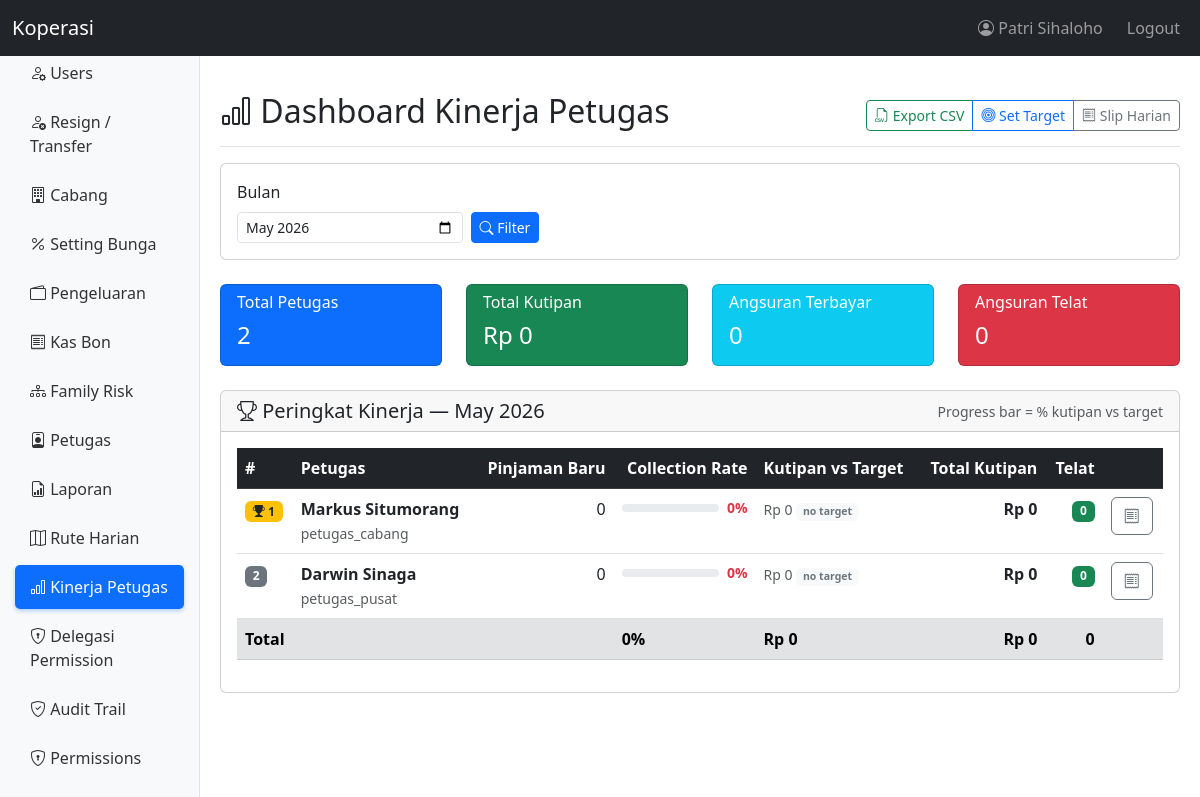
Page /pages/kinerja/index.php (signed in) on the committed database.
### tables this page shows
CREATE TABLE `users` (
  `id` int(11) NOT NULL AUTO_INCREMENT,
  `username` varchar(50) NOT NULL,
  `password` varchar(255) NOT NULL,
  `nama` varchar(100) NOT NULL,
  `ktp` varchar(16) DEFAULT NULL COMMENT 'NIK KTP - identitas global via db_orang',
  `email` varchar(100) DEFAULT NULL,
  `telp` varchar(20) DEFAULT NULL,
  `role` varchar(50) NOT NULL DEFAULT 'teller',
  `owner_bos_id` int(10) unsigned DEFAULT NULL,
  `cabang_id` int(11) DEFAULT NULL,
  `derived_permissions` longtext DEFAULT NULL CHECK (json_valid(`derived_permissions`)),
  `status` enum('aktif','nonaktif') NOT NULL DEFAULT 'aktif',
  `created_at` timestamp NOT NULL DEFAULT current_timestamp(),
  `updated_at` timestamp NOT NULL DEFAULT current_timestamp() ON UPDATE current_timestamp(),
  `limit_kasbon` decimal(12,0) DEFAULT 0,
  `gaji` decimal(12,0) DEFAULT 0,
  `tanggal_lahir` date DEFAULT NULL,
  `tanggal_masuk` date DEFAULT NULL,
  `db_orang_person_id` int(11) DEFAULT NULL,
  `totp_secret` varchar(64) DEFAULT NULL,
  `totp_enabled` tinyint(1) DEFAULT 0,
  `totp_verified_at` timestamp NULL DEFAULT NULL,
  `phone_2fa` varchar(20) DEFAULT NULL,
  PRIMARY KEY (`id`),
  UNIQUE KEY `username` (`username`),
  KEY `idx_owner_bos_id` (`owner_bos_id`),
  KEY `idx_db_orang_person` (`db_orang_person_id`),
  KEY `idx_users_ktp` (`ktp`),
  KEY `idx_users_cabang` (`cabang_id`),
  KEY `idx_users_owner_bos` (`owner_bos_id`),
  KEY `idx_users_role_status` (`role`,`status`),
  KEY `idx_users_id` (`id`),
  CONSTRAINT `fk_users_cabang` FOREIGN KEY (`cabang_id`) REFERENCES `cabang` (`id`) ON DELETE SET NULL ON UPDATE CASCADE,
  CONSTRAINT `fk_users_db_orang_person` FOREIGN KEY (`db_orang_person_id`) REFERENCES `db_orang`.`people` (`id`) ON DELETE SET NULL ON UPDATE CASCADE
);

### pages/kinerja/index.php (the view, shortened to what the rows shown need)
<?php
require_once __DIR__ . '/../../config/path.php';
require_once BASE_PATH . '/includes/functions.php';
require_once BASE_PATH . '/includes/business_logic.php';
$bulan = $_GET['bulan'] ?? date('Y-m');
$bulan_start = $bulan . '-01';
$bulan_end = date('Y-m-t', strtotime($bulan_start));
$params = [$bulan_start, $bulan_end, $bulan_start, $bulan_end, $bulan_start, $bulan_end, $bulan_start, $bulan_end];
$kinerja = query("
    SELECT
        u.id, u.nama, u.role,
        (SELECT COUNT(*) FROM pinjaman p2 WHERE p2.petugas_id = u.id AND p2.created_at BETWEEN ? AND ?) as total_pinjaman_baru,
        (SELECT COALESCE(SUM(a2.total_bayar), 0) FROM angsuran a2 JOIN pinjaman p3 ON a2.pinjaman_id = p3.id WHERE p3.petugas_id = u.id AND a2.tanggal_bayar BETWEEN ? AND ? AND a2.status = 'lunas') as total_kutipan,
        (SELECT COUNT(*) FROM angsuran a3 JOIN pinjaman p4 ON a3.pinjaman_id = p4.id WHERE p4.petugas_id = u.id AND a3.tanggal_bayar BETWEEN ? AND ? AND a3.status = 'lunas') as total_angsuran_terbayar,
        (SELECT COUNT(*) FROM angsuran a4 JOIN pinjaman p5 ON a4.pinjaman_id = p5.id WHERE p5.petugas_id = u.id AND a4.status = 'telat' AND a4.jatuh_tempo BETWEEN ? AND ?) as total_telat
    FROM users u
    WHERE u.role IN ('petugas_cabang','petugas_pusat') AND u.status = 'aktif'
    ORDER BY total_kutipan DESC
", $params);
?>
<!DOCTYPE html>
<html lang="id">
<head>
    <link href="https://cdn.jsdelivr.net/npm/bootstrap@5.3.0/dist/css/bootstrap.min.css" rel="stylesheet">
    <link href="https://cdn.jsdelivr.net/npm/bootstrap-icons@1.10.0/font/bootstrap-icons.css" rel="stylesheet">
</head>
<body>
    <div class="main-container">
        <?php require_once BASE_PATH . '/includes/sidebar.php'; ?>
        <main class="content-area">
                <div class="d-flex justify-content-between flex-wrap flex-md-nowrap align-items-center pt-3 pb-2 mb-3 border-bottom">
                    <h1 class="h2"><i class="bi bi-bar-chart"></i> Dashboard Kinerja Petugas</h1>
                </div>
                <div class="card">
                    <div class="card-body">
                        <?php if (empty($kinerja)): ?>
                            <div class="alert alert-info"><i class="bi bi-info-circle"></i> Tidak ada data petugas</div>
                        <?php else: ?>
                        <div class="table-responsive">
                            <table class="table table-hover">
                                <thead class="table-dark">
                                    <tr>
                                        <th>#</th>
                                        <th>Petugas</th>
                                        <th class="text-end">Pinjaman Baru</th>
                                        <th class="text-end">Collection Rate</th>
                                        <th>Kutipan vs Target</th>
                                        <th class="text-end">Total Kutipan</th>
                                        <th class="text-end">Telat</th>
                                        <th></th>
                                    </tr>
                                </thead>
                                <tbody>
                                    <?php $rank = 1; foreach ($kinerja as $k):
                                        $target_data = getRealisasiVsTarget((int)$k['id'], $bulan);
                                        $pct_kutipan = $target_data['pct_kutipan'];
                                        $target_kutipan = $target_data['target_kutipan'];
                                        $rate = $k['collection_rate'];
                                        $bar_color = $rate >= 90 ? 'success' : ($rate >= 70 ? 'warning' : 'danger');
                                        $bar_kutipan_color = $pct_kutipan >= 100 ? 'success' : ($pct_kutipan >= 70 ? 'warning' : 'danger');
                                    ?>
                                    <tr>
                                        <td>
                                            <?php if ($rank === 1): ?><span class="badge bg-warning text-dark"><i class="bi bi-trophy-fill"></i> 1</span>
                                            <?php elseif ($rank === 2): ?><span class="badge bg-secondary">2</span>
                                            <?php elseif ($rank === 3): ?><span class="badge bg-danger">3</span>
                                            <?php else: ?><?php echo $rank; ?><?php endif; ?>
                                        </td>
                                        <td>
                                            <strong><?php echo htmlspecialchars($k['nama']); ?></strong>
                                            <br><small class="text-muted"><?php echo $k['role']; ?></small>
                                        </td>
                                        <td class="text-end"><?php echo $k['total_pinjaman_baru']; ?></td>
                                        <td>
                                            <div class="d-flex align-items-center gap-2">
                                                <div class="flex-grow-1"><div class="progress perf-bar"><div class="progress-bar bg-<?= $bar_color ?>" style="width:<?= min($rate,100) ?>%"></div></div></div>
                                                <small class="fw-bold text-<?= $bar_color ?>"><?= $rate ?>%</small>
                                            </div>
                                        </td>
                                        <td>
                                            <?php if ($target_kutipan > 0): ?>
                                            <div class="d-flex align-items-center gap-1">
                                                <div class="flex-grow-1"><div class="progress perf-bar"><div class="progress-bar bg-<?= $bar_kutipan_color ?>" style="width:<?= min($pct_kutipan,100) ?>%"></div></div></div>
                                                <small class="text-<?= $bar_kutipan_color ?>"><?= $pct_kutipan ?>%</small>
                                            </div>
                                            <small class="text-muted d-block"><?= formatRupiah($k['total_kutipan']) ?> / <?= formatRupiah($target_kutipan) ?></small>
                                            <?php else: ?>
                                            <small class="text-muted"><?= formatRupiah($k['total_kutipan']) ?> <span class="badge bg-light text-secondary">no target</span></small>
                                            <?php endif; ?>
                                        </td>
                                        <td class="text-end"><strong><?php echo formatRupiah($k['total_kutipan']); ?></strong></td>
                                        <td class="text-end">
                                            <?php if ($k['total_telat'] > 0): ?><span class="badge bg-danger"><?= $k['total_telat'] ?></span>
                                            <?php else: ?><span class="badge bg-success">0</span><?php endif; ?>
                                        </td>
                                        <td>
                                            <a href="../petugas/slip_harian.php?petugas_id=<?= $k['id'] ?>&tanggal=<?= date('Y-m-d') ?>" class="btn btn-xs btn-outline-secondary" title="Slip Harian"><i class="bi bi-receipt"></i></a>
                                        </td>
                                    </tr>
                                    <?php $rank++; endforeach; ?>
                                </tbody>
                            </table>
                        </div>
                        <?php endif; ?>
                    </div>
                </div>
            </main>
        </div>
</body>
</html>

### includes/sidebar.php (shortened to what the rows shown need)
<?php
$user = getCurrentUser();
?>
<nav class="navbar navbar-expand-lg navbar-dark bg-dark">
    <div class="container-fluid">
        <div class="navbar-nav ms-auto">
            <span class="navbar-text me-3">
                <i class="bi bi-person-circle"></i> <?php echo htmlspecialchars($user['nama']); ?>
            </span>
            <a class="nav-link" href="<?php echo baseUrl('logout.php'); ?>">Logout</a>
        </div>
    </div>
</nav>

### rows in the picture
users: nama "Patri Sihaloho"
users: shows "1", nama "Markus Situmorang", role "petugas_cabang", total_pinjaman_baru "0", rate "0", total_kutipan "Rp 0"
users: shows "2", nama "Darwin Sinaga", role "petugas_pusat", total_pinjaman_baru "0", rate "0", total_kutipan "Rp 0"

### other values in the picture
APP_NAME "Koperasi"
count($kinerja) "2"
formatRupiah($grand_kutipan) "Rp 0"
$grand_terbayar "0"
$grand_telat "0"
$bulan_label "May 2026"
$overall_rate "0"
